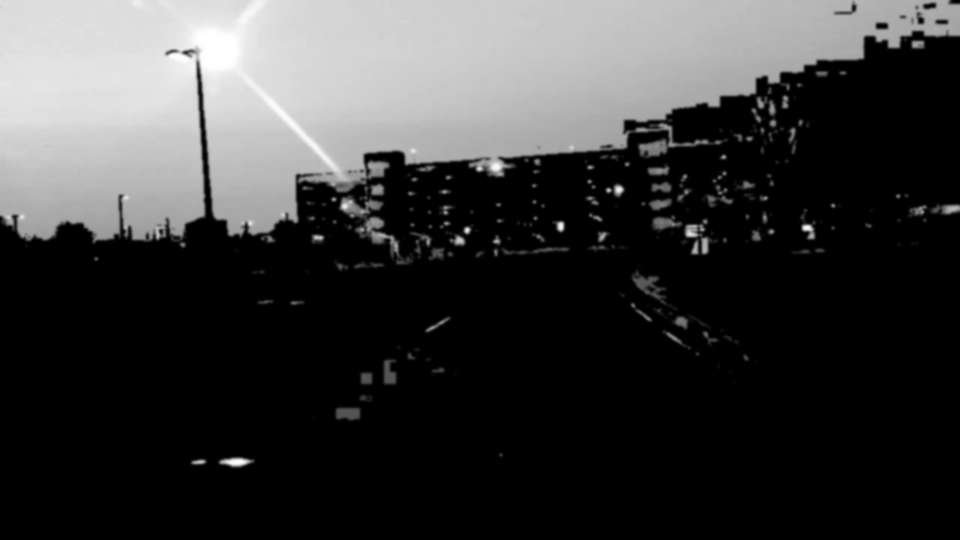
#> input picture outputs/preprocessed_for_canny/canny_input/curved/curved_01.png, 960 x 540 px
$ jupyter execute --allow-errors Canny_Colab.ipynb
#> lines starting #> are read from the running program, lines starting #| are printed output that depends on the picture; after the words box and inside, x2 and y2 are one past the last pixel; in counts of white or black regions, pixels touching at a corner belong together
# Phần 3  Canny phát hiện cạnh cho biên đường

Notebook thực hiện phần việc Canny: tự cài Canny bằng NumPy, so với `cv2.Canny`, chạy lưới tham số, thử theo điều kiện ánh sáng và thử ngưỡng tự động.

Đầu vào là ảnh xám đã tiền xử lý HSV ở `outputs/preprocessed_for_canny/canny_input`. Đầu ra là ảnh cạnh nhị phân cho bước ROI và Hough ở `outputs/canny/edges`.

**Phạm vi.** Notebook không đánh giá qua pipeline ROI và Hough. Các chỉ số ở đây chỉ đo riêng Canny, dùng để so sánh tham số, và không phải kết luận cuối.

## Cách dùng trên Google Colab

1. Tải thư mục dự án lên Google Drive, ví dụ `MyDrive/Bai_Tap_Lon`.
2. Bỏ dấu `#` ở hai dòng mount Drive trong ô đầu tiên.
3. Chạy lần lượt các ô.

[cell 1]
from pathlib import Path

import cv2
import matplotlib.pyplot as plt
import numpy as np
import pandas as pd

# from google.colab import drive
# drive.mount('/content/drive')

candidates = [Path.cwd(), Path('/content/Bai_Tap_Lon'), Path('/content/drive/MyDrive/Bai_Tap_Lon')]
ROOT = next((p for p in candidates if (p / 'outputs' / 'preprocessed_for_canny').is_dir()), None)
if ROOT is None:
    raise FileNotFoundError('Không tìm thấy outputs/preprocessed_for_canny')

INPUT = ROOT / 'outputs' / 'preprocessed_for_canny'
OUT = ROOT / 'outputs' / 'canny'
FIG = OUT / 'figures'
FIG.mkdir(parents=True, exist_ok=True)

GROUPS = ['normal', 'curved', 'adverse']
NAMES = [(g, p.stem) for g in GROUPS for p in sorted((INPUT / 'canny_input' / g).glob('*.png'))]
print(len(NAMES), 'ảnh')

## 1. Canny tự cài bằng NumPy

Bốn bước: lọc Gauss, gradient Sobel, loại điểm không cực đại (NMS), ngưỡng kép với hysteresis.

[cell 2]
def gaussian_smooth(img, size=5, sigma=1.4):
    ax = np.arange(size) - size // 2
    k = np.exp(-(ax ** 2) / (2 * sigma ** 2))
    k /= k.sum()
    r = size // 2
    p = np.pad(img.astype(np.float64), r, mode='reflect')
    h, w = img.shape
    tmp = sum(k[i] * p[:, i:i + w] for i in range(size))
    return sum(k[i] * tmp[i:i + h, :] for i in range(size))


def sobel_gradient(img, l2=True):
    h, w = img.shape
    p = np.pad(img, 1, mode='reflect')
    a = lambda dy, dx: p[1 + dy:1 + dy + h, 1 + dx:1 + dx + w]
    gx = (a(-1, 1) + 2 * a(0, 1) + a(1, 1)) - (a(-1, -1) + 2 * a(0, -1) + a(1, -1))
    gy = (a(1, -1) + 2 * a(1, 0) + a(1, 1)) - (a(-1, -1) + 2 * a(-1, 0) + a(-1, 1))
    mag = np.hypot(gx, gy) if l2 else np.abs(gx) + np.abs(gy)
    return mag, np.arctan2(gy, gx)


def non_max_suppression(mag, theta):
    h, w = mag.shape
    p = np.pad(mag, 1)
    a = lambda dy, dx: p[1 + dy:1 + dy + h, 1 + dx:1 + dx + w]
    ang = np.rad2deg(theta) % 180
    n1, n2 = np.zeros_like(mag), np.zeros_like(mag)
    for lo, hi, dy, dx in [(0, 22.5, 0, 1), (22.5, 67.5, 1, 1), (67.5, 112.5, 1, 0),
                           (112.5, 157.5, 1, -1), (157.5, 180.01, 0, 1)]:
        m = (ang >= lo) & (ang < hi)
        n1[m] = a(dy, dx)[m]
        n2[m] = a(-dy, -dx)[m]
    return np.where((mag > n1) & (mag >= n2), mag, 0)


def hysteresis(nms, low, high):
    weak = nms >= low
    edges = nms >= high
    h, w = edges.shape
    while True:
        p = np.pad(edges, 1)
        near = np.zeros_like(edges)
        for dy in (-1, 0, 1):
            for dx in (-1, 0, 1):
                near |= p[1 + dy:1 + dy + h, 1 + dx:1 + dx + w]
        new = weak & near
        if (new == edges).all():
            return (edges * 255).astype(np.uint8)
        edges = new


def canny_edges(img, low, high, sigma, size=5, l2=True):
    smooth = gaussian_smooth(img, size, sigma)
    mag, theta = sobel_gradient(smooth, l2)
    return hysteresis(non_max_suppression(mag, theta), low, high)

[cell 3]
def read_gray(group, name):
    return cv2.imread(str(INPUT / 'canny_input' / group / f'{name}.png'), 0)


def cv_canny(img, low, high, sigma, size=5, l2=True):
    return cv2.Canny(cv2.GaussianBlur(img, (size, size), sigma), low, high, L2gradient=l2)


def iou(a, b):
    a, b = a > 0, b > 0
    return (a & b).sum() / max((a | b).sum(), 1)


img = read_gray('normal', 'normal_05')
#> (the rest of this cell did not finish here and is left out)

mag, theta = sobel_gradient(smooth)
nms = non_max_suppression(mag, theta)
edges = hysteresis(nms, 50, 150)

stages = [(img, 'Ảnh vào (đã lọc HSV)'), (smooth, 'Sau Gauss 5x5, σ=1,4'), (mag, 'Độ lớn gradient'),
          (nms, 'Sau NMS'), (edges, 'Sau ngưỡng (50, 150)'), (cv_canny(img, 50, 150, 1.4), 'cv2.Canny')]
fig, axes = plt.subplots(2, 3, figsize=(15, 6))
for ax, (im, title) in zip(axes.ravel(), stages):
    ax.imshow(im, cmap='gray')
    ax.set_title(title)
    ax.axis('off')
plt.tight_layout()
plt.savefig(FIG / 'canny_stages.png', dpi=130)
plt.show()

[cell 4]
scores = [iou(canny_edges(read_gray(g, n), 50, 150, 1.4), cv_canny(read_gray(g, n), 50, 150, 1.4)) for g, n in NAMES]
#> call 2 of read_gray, with group = 'curved', name = 'curved_01'
#> in read_gray, returned value is the input picture: shape (540, 960); min 0, max 255, mean 57.8
#> in non_max_suppression, `ang = np.rad2deg(theta) % 180`:
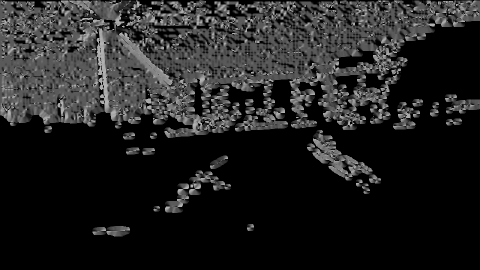
#> ang: shape (540, 960) float64 (shown at 1/2 size); min 0, max 180, mean 33.1
#> the loop in non_max_suppression, `for lo, hi, dy, dx in [(0, 22.5, 0, 1), (22.5, 67.5, 1, 1), (67.5, 112..` made 5 passes
#> pass 1, in non_max_suppression, `m = (ang >= lo) & (ang < hi)`:
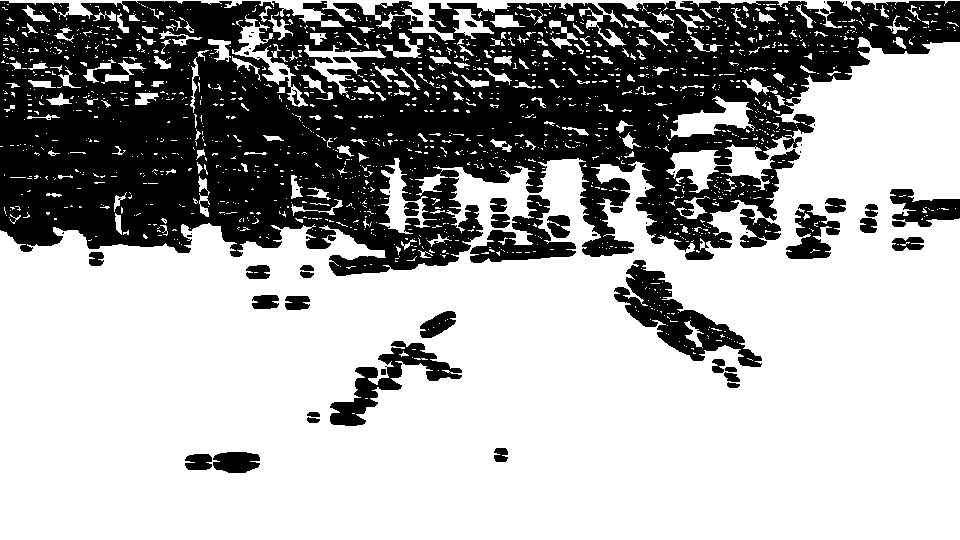
#> m: shape (540, 960) bool; 65.2% white; 61 black regions (25 under 20 px), largest, box (x1, y1, x2, y2) and area: (0, 1, 960, 276) 160432, (614, 260, 762, 367) 4989, (330, 341, 462, 426) 3152
#> after the loop in hysteresis, `while True:`:
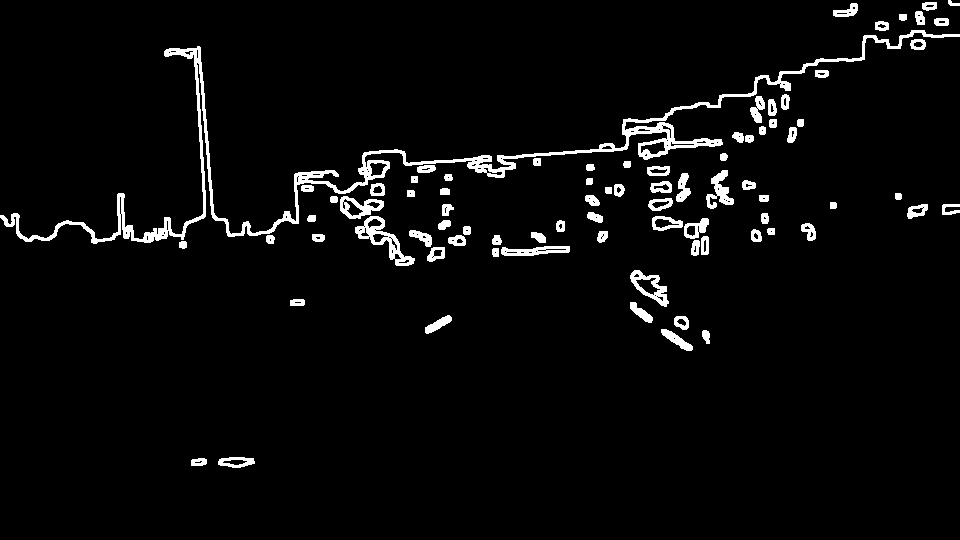
#> near: shape (540, 960) bool; 3.8% white; 82 white regions, largest, box (x1, y1, x2, y2) and area: (0, 30, 960, 244) 8425, (355, 216, 415, 266) 834, (630, 270, 669, 307) 525
#> call 4 of read_gray, with group = 'adverse', name = 'adverse_01'
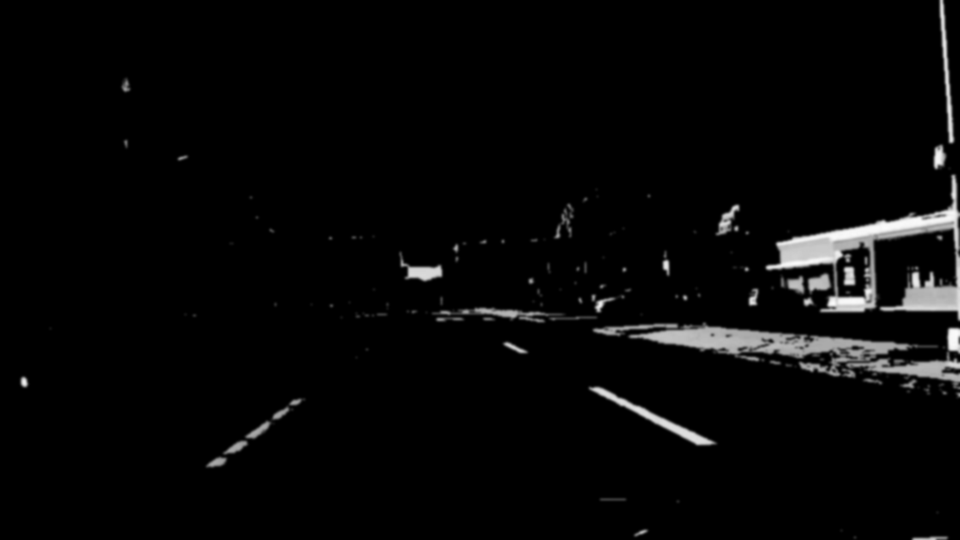
#> input picture outputs/preprocessed_for_canny/canny_input/adverse/adverse_01.png, 960 x 540 px
#> in read_gray, returned value is the input picture: shape (540, 960); min 0, max 250, mean 7.4
#> call 2 of canny_edges, with low = 50, high = 150, sigma = 1.4, size = 5, l2 = True
#> in canny_edges (call 2), `mag, theta = sobel_gradient(smooth, l2)`:
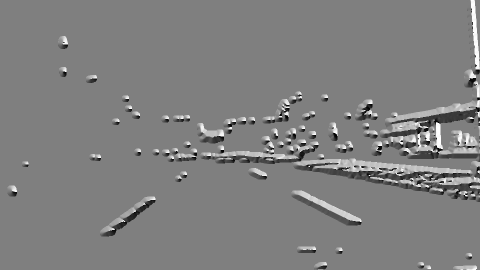
#> theta: shape (540, 960) float64 (shown at 1/2 size); min -3.14, max 3.14, mean 0.0126; drawn with min black and max white
#> the loop in non_max_suppression (call 2), `for lo, hi, dy, dx in [(0, 22.5, 0, 1), (22.5, 67.5, 1, 1), (67.5, 112..` made 5 passes
#> pass 1, in non_max_suppression (call 2), `m = (ang >= lo) & (ang < hi)`:
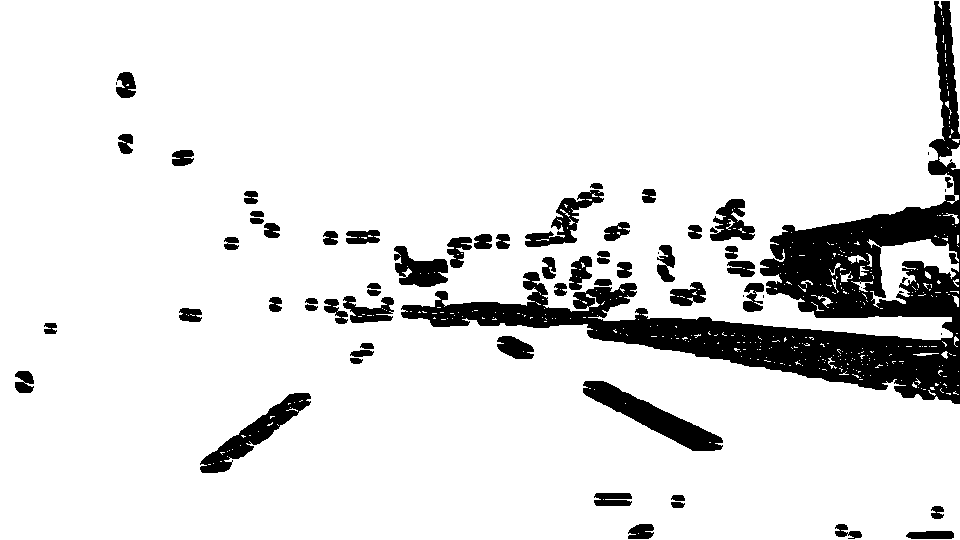
#> m: shape (540, 960) bool; 88.6% white; 66 black regions (9 under 20 px), largest, box (x1, y1, x2, y2) and area: (401, 1, 960, 404) 38586, (583, 381, 723, 451) 3100, (200, 393, 311, 473) 2428
#> after the loop in non_max_suppression (call 2), `for lo, hi, dy, dx in [(0, 22.5, 0, 1), (22.5, 67.5, 1, 1), (67.5, 112..`:
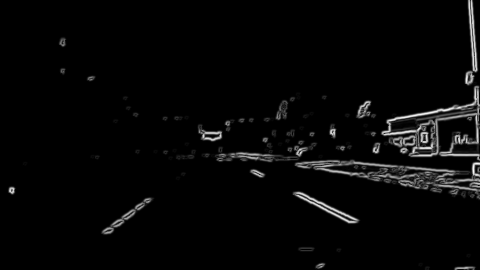
#> n1: shape (540, 960) float64 (shown at 1/2 size); min 0, max 427.4, mean 11.9; drawn with min black and max white
#> after the loop in non_max_suppression (call 2), `for lo, hi, dy, dx in [(0, 22.5, 0, 1), (22.5, 67.5, 1, 1), (67.5, 112..`:
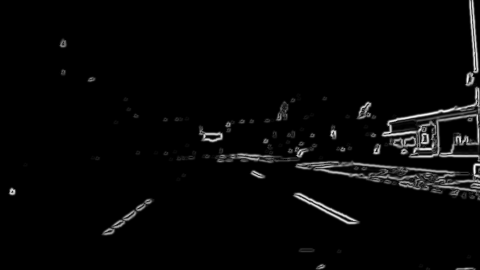
#> n2: shape (540, 960) float64 (shown at 1/2 size); min 0, max 427.4, mean 11.9; drawn with min black and max white
#> call 2 of hysteresis, with low = 50, high = 150
#> after the loop in hysteresis (call 2), `while True:`:
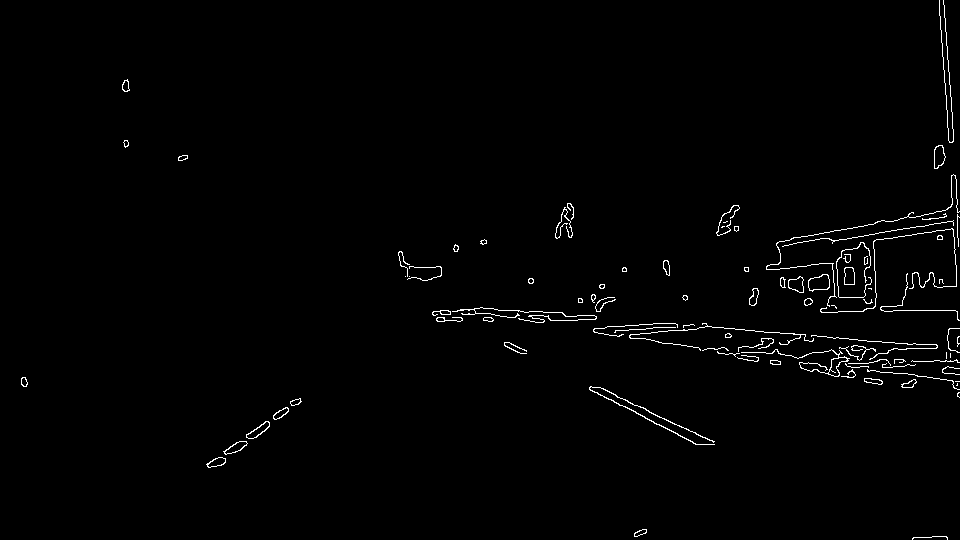
#> edges: shape (540, 960) bool; 1.2% white in thin lines or dots
#> scores = [0.922, 0.954]
print('IoU với cv2.Canny: trung bình %.3f, thấp nhất %.3f' % (np.mean(scores), np.min(scores)))
#| IoU với cv2.Canny: trung bình 0.938, thấp nhất 0.922

## 2. Lưới tham số σ × cặp ngưỡng

Nhân Gauss 5×5, σ ∈ {1,0; 1,4; 2,0}, cặp ngưỡng (thấp, cao) ∈ {(50,100), (50,150), (100,200), (100,300)}.

[cell 5]
SIGMAS = [1.0, 1.4, 2.0]
PAIRS = [(50, 100), (50, 150), (100, 200), (100, 300)]


def grid_figure(group, name):
    img = read_gray(group, name)
    fig, axes = plt.subplots(len(SIGMAS), len(PAIRS), figsize=(16, 7))
    for i, s in enumerate(SIGMAS):
        for j, (lo, hi) in enumerate(PAIRS):
            axes[i, j].imshow(cv_canny(img, lo, hi, s), cmap='gray')
            axes[i, j].set_title(f'σ={s}, ({lo}, {hi})', fontsize=10)
            axes[i, j].axis('off')
    plt.tight_layout()
    plt.savefig(FIG / f'grid_{name}.png', dpi=110)
    plt.show()


#> (the rest of this cell did not finish here and is left out)


## 3. Thử theo điều kiện ánh sáng

Ground truth là vùng lòng đường. Độ sáng trung bình và độ lệch chuẩn của xám trong vùng này dùng để gán nhãn điều kiện cho từng ảnh:

- **tối**: sáng trung bình dưới 60
- **tương phản cao** (nắng gắt, bóng đổ): độ lệch chuẩn từ 40 trở lên, sáng trung bình từ 60
- **sáng**: sáng trung bình trên 110, độ lệch chuẩn dưới 40
- **vừa**: các ảnh còn lại

Chỉ số đo riêng Canny: **recall** là tỉ lệ điểm trên đường biên vùng lòng đường có cạnh Canny trong 5 pixel, **density** là tỉ lệ pixel cạnh trên toàn ảnh. Precision không dùng để kết luận vì cạnh của vạch kẻ nằm trong lòng đường cũng bị tính là sai.

[cell 6]
W, H, TOL = 960, 540, 5
KERNEL = cv2.getStructuringElement(cv2.MORPH_ELLIPSE, (2 * TOL + 1, 2 * TOL + 1))


def read_gt(group, name):
    gt = cv2.imread(str(ROOT / 'dataset' / 'ground_truth' / group / f'{name}.png'), 0)
    return cv2.resize(gt, (W, H), interpolation=cv2.INTER_NEAREST) > 0


def gt_boundary(gt):
    b = cv2.morphologyEx(gt.astype(np.uint8), cv2.MORPH_GRADIENT, np.ones((3, 3), np.uint8)) > 0
    b[:8], b[-8:], b[:, :8], b[:, -8:] = False, False, False, False
    return b


def recall_density(edges, boundary):
    e = edges > 0
    near_edge = cv2.dilate(e.astype(np.uint8), KERNEL) > 0
    return (boundary & near_edge).sum() / max(boundary.sum(), 1), e.mean()


def plain_gray(group, name):
    rgb = cv2.imread(str(INPUT / 'resized' / group / f'{name}.png'))
    return cv2.GaussianBlur(cv2.cvtColor(rgb, cv2.COLOR_BGR2GRAY), (0, 0), 1.2)


def condition(group, name):
    gray = cv2.cvtColor(cv2.imread(str(INPUT / 'resized' / group / f'{name}.png')), cv2.COLOR_BGR2GRAY)
    road = gray[read_gt(group, name)]
    mean, std = road.mean(), road.std()
    if mean < 60:
        return 'tối', mean, std
    if std >= 40:
        return 'tương phản cao', mean, std
    if mean > 110:
        return 'sáng', mean, std
    return 'vừa', mean, std


cond = pd.DataFrame([(g, n, *condition(g, n)) for g, n in NAMES], columns=['group', 'name', 'condition', 'mean', 'std'])
#> in condition, `mean, std = road.mean(), road.std()`: mean = 166.1; std = 68.84
#> cond = table of 2 rows and 5 columns
#> (the rest of this cell did not finish here and is left out)

## 4. Chạy toàn bộ tập: ngưỡng cố định

Chạy σ × nhân Gauss (5×5 và 7×7) × 4 cặp ngưỡng trên 50 ảnh, với hai loại đầu vào: ảnh đã lọc HSV và ảnh xám thường (không lọc màu).

[cell 7]
data = {}
for g, n in NAMES:
    data[(g, n)] = dict(hsv=read_gray(g, n), plain=plain_gray(g, n), boundary=gt_boundary(read_gt(g, n)))

rows = []
for (g, n), d in data.items():
    c = cond.loc[cond['name'] == n, 'condition'].item()
    for src in ('hsv', 'plain'):
        for s in SIGMAS:
            for k in (5, 7):
                for lo, hi in PAIRS:
                    r, den = recall_density(cv_canny(d[src], lo, hi, s, k), d['boundary'])
                    rows.append(dict(group=g, name=n, condition=c, input=src, method='fixed',
                                     sigma=s, ksize=k, pair=f'({lo}, {hi})', recall=r, density=den))
#> this loop made 2 passes
#> (g, n, c) on passes 1 to 2: ('curved', 'curved_01', 'tương phản cao'), ('adverse', 'adverse_01', 'tương phản cao')
#> after the loop, rows = 96 items
fixed = pd.DataFrame(rows)
#> fixed = table of 96 rows and 10 columns
#> (the rest of this cell did not finish here and is left out)

[cell 8]
print('So kernel 5x5 và 7x7 (ảnh lọc HSV, σ=1,4)')
#> (the rest of this cell did not finish here and is left out)

[cell 9]
rows = []
for (g, n), d in data.items():
    s = cv2.GaussianBlur(d['hsv'], (5, 5), 1.4)
    for aperture in (3, 5):
        for l2 in (False, True):
            r, den = recall_density(cv2.Canny(s, 50, 150, apertureSize=aperture, L2gradient=l2), d['boundary'])
            rows.append(dict(aperture=aperture, L2gradient=l2, recall=r, density=den))
#> this loop made 2 passes
#> after the loop, rows = 8 items
pd.DataFrame(rows).groupby(['aperture', 'L2gradient']).mean().round(3)
#> Out = table of 4 rows and 2 columns

## 5. Cặp ngưỡng theo điều kiện

Với mỗi điều kiện, chọn cấu hình có recall cao nhất mà density không vượt 2,5% (giới hạn giả định để Hough không bị quá nhiều điểm). Đây là gợi ý tạm thời, cần kiểm tra lại bằng pipeline ROI và Hough.

[cell 10]
DENSITY_MAX = 0.025

#> (the rest of this cell did not finish here and is left out)

#> (a cell that did not finish here is left out)

## 6. Ngưỡng tự động

- Theo trung vị: thấp = 0,67 × median, cao = 1,33 × median (median tính trên pixel khác 0 vì ảnh lọc HSV có nhiều nền đen).
- Theo Otsu: cao = ngưỡng Otsu, thấp = 0,5 × cao.

So sánh với ngưỡng cố định (50, 150) và (100, 200) trên cả hai loại đầu vào, σ = 1,4.

[cell 12]
def auto_median(img):
    nz = img[img > 0]
    m = float(np.median(nz)) if nz.size else 0.0
    return 0.67 * m, 1.33 * m


def auto_otsu(img):
    t, _ = cv2.threshold(img, 0, 255, cv2.THRESH_BINARY + cv2.THRESH_OTSU)
    return 0.5 * t, t


rows = []
for (g, n), d in data.items():
    c = cond.loc[cond['name'] == n, 'condition'].item()
    for src in ('hsv', 'plain'):
        s = cv2.GaussianBlur(d[src], (5, 5), 1.4)
        methods = {'cố định (50, 150)': (50, 150), 'cố định (100, 200)': (100, 200),
                   'median': auto_median(s), 'Otsu': auto_otsu(s)}
        for name, (lo, hi) in methods.items():
            r, den = recall_density(cv2.Canny(s, lo, hi, L2gradient=True), d['boundary'])
            rows.append(dict(group=g, condition=c, input=src, method=name, low=lo, high=hi, recall=r, density=den))
#> this loop made 2 passes
#> (g, n, c) on passes 1 to 2: ('curved', 'curved_01', 'tương phản cao'), ('adverse', 'adverse_01', 'tương phản cao')
#> after the loop, rows = 16 items
auto = pd.DataFrame(rows)
#> auto = table of 16 rows and 8 columns
#> (the rest of this cell did not finish here and is left out)

[cell 13]
auto[auto['input'] == 'hsv'].pivot_table(index='condition', columns='method', values='recall').round(3)
#> Out = table of 1 rows and 4 columns

[cell 14]
auto[auto['input'] == 'hsv'].pivot_table(index='condition', columns='method', values='density').round(4)
#> Out = table of 1 rows and 4 columns

[cell 15]
spread = auto[auto['input'] == 'hsv'].groupby(['condition', 'method'])['density'].std().unstack().round(4)
#> spread = table of 1 rows and 4 columns
print('Độ lệch chuẩn của density giữa các ảnh cùng điều kiện (thấp = ổn định hơn)')
spread
#> Out = table of 1 rows and 4 columns

[cell 16]
fig, axes = plt.subplots(1, 2, figsize=(12, 4))
for ax, col in zip(axes, ['recall', 'density']):
    auto[auto['input'] == 'hsv'].pivot_table(index='condition', columns='method', values=col).plot(kind='bar', ax=ax, rot=0)
    ax.set_title(col)
plt.tight_layout()
plt.savefig(FIG / 'auto_vs_fixed.png', dpi=130)
plt.show()

## 7. Xuất ảnh cạnh cho bước ROI và Hough

Dùng cấu hình mặc định (50, 150), σ = 1,4, nhân 5×5 trên ảnh đã tiền xử lý HSV, ảnh nhị phân 0/255. Cặp ngưỡng gợi ý theo điều kiện nằm ở `best_fixed_by_condition.csv`.

[cell 17]
def canny_for_pipeline(img, low=50, high=150, sigma=1.4):
    return canny_edges(img, low, high, sigma)


for g, n in NAMES:
    path = OUT / 'edges' / g / f'{n}.png'
    path.parent.mkdir(parents=True, exist_ok=True)
    cv2.imwrite(str(path), canny_for_pipeline(read_gray(g, n)))
